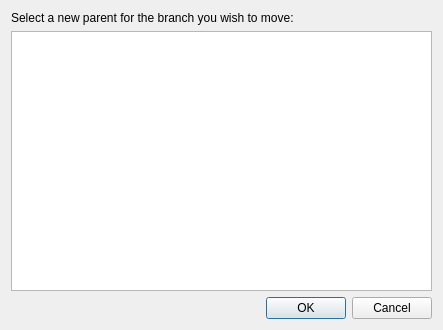
<?xml version="1.0" encoding="UTF-8"?>
<ui version="4.0">
 <class>Dialog</class>
 <widget class="QDialog" name="Dialog">
  <property name="geometry">
   <rect>
    <x>0</x>
    <y>0</y>
    <width>443</width>
    <height>330</height>
   </rect>
  </property>
  <property name="windowTitle">
   <string>Move routine dialog</string>
  </property>
  <layout class="QVBoxLayout" name="verticalLayout">
   <item>
    <widget class="QLabel" name="label">
     <property name="text">
      <string>Select a new parent for the branch you wish to move:</string>
     </property>
    </widget>
   </item>
   <item>
    <widget class="QTreeView" name="tree_view"/>
   </item>
   <item>
    <widget class="QDialogButtonBox" name="button_box">
     <property name="orientation">
      <enum>Qt::Horizontal</enum>
     </property>
     <property name="standardButtons">
      <set>QDialogButtonBox::Cancel|QDialogButtonBox::Ok</set>
     </property>
     <property name="centerButtons">
      <bool>false</bool>
     </property>
    </widget>
   </item>
  </layout>
 </widget>
 <resources/>
 <connections>
  <connection>
   <sender>button_box</sender>
   <signal>rejected()</signal>
   <receiver>Dialog</receiver>
   <slot>reject()</slot>
   <hints>
    <hint type="sourcelabel">
     <x>316</x>
     <y>260</y>
    </hint>
    <hint type="destinationlabel">
     <x>286</x>
     <y>274</y>
    </hint>
   </hints>
  </connection>
 </connections>
</ui>
